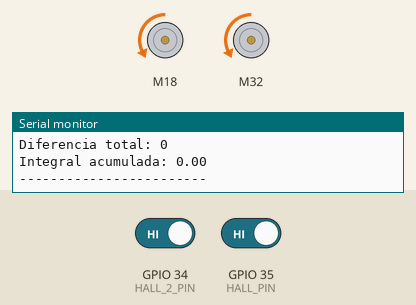
This sketch was run on a simulated ESP32. Parts: 2 × DC motor (green arrow = forward, orange = backward, longer = faster), the last lines printed to the serial monitor. Inputs (shaded band) come from the test bench; at power-on: GPIO 34 (HALL_2_PIN) HIGH, GPIO 35 (HALL_PIN) HIGH.

Above: at 1.2 s.
1.3 s: GPIO 34 (HALL_2_PIN) driven LOW
At 2.5 s:
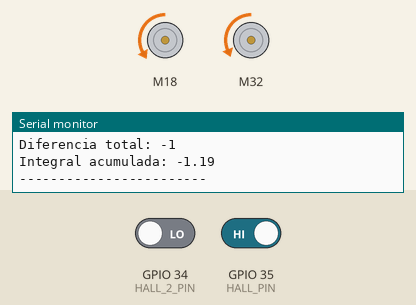
2.8 s: GPIO 35 (HALL_PIN) driven LOW
At 4.0 s:
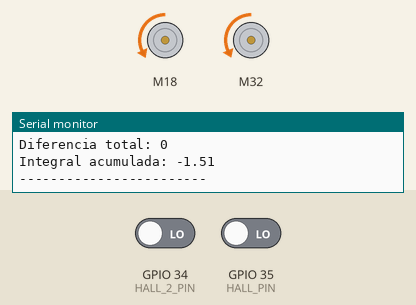
Timing chart, 0 to 5.8 s (numbered marks = the images above; inputs shaded):
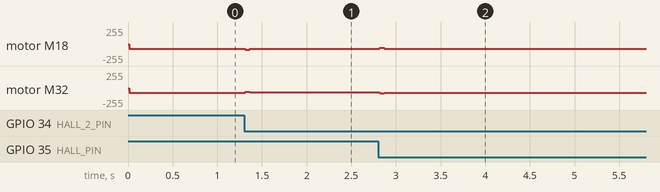

Measured:
- after the input at 1.3 s, motor M18: backward 70/255 → backward 73/255 at once; motor M32: backward 70/255 → backward 66/255 at once
- after the input at 2.8 s, motor M18: backward 73/255 → backward 70/255 at once; motor M32: backward 66/255 → backward 69/255 at once

The sketch:

ESP32_L298N_Motor_CC.ino
```cpp
// Incluir la biblioteca
#include <L298N.h>

// Definición de pines de los motores
const unsigned int IN3 = 32;
const unsigned int IN4 = 25;
const unsigned int ENB = 33;
const unsigned int ENA = 19;
const unsigned int IN1 = 18;
const unsigned int IN2 = 5;

// Definición del pin del sensor Hall 44E
const int HALL_PIN = 35;
const int HALL_2_PIN = 34;

// Instancia de imanes y vueltas
int hall_magnet_count = 0;
int hall_2_magnet_count = 0;
int hall_laps_count = 0;
int hall_2_laps_count = 0;

// Variables para el control de estabilidad
unsigned long last_correction_time = 0;
const unsigned long CORRECTION_INTERVAL = 20; // ms entre correcciones (reducido para mejor respuesta)

// Parámetros de control mejorados
const int BASE_SPEED = 70;
const int MOTOR1_OFFSET = 0;    // Ajusta este valor si motor 1 es más débil (ej: 5, 10, 15)
const int MOTOR2_OFFSET = 0;    // Ajusta este valor si motor 2 es más débil (ej: 5, 10, 15)

// Control PID simplificado
float Kp = 3.0;  // Ganancia proporcional - aumenta para corrección más agresiva
float Ki = 0.1;  // Ganancia integral - acumula error a lo largo del tiempo
float Kd = 0.5;  // Ganancia derivativa - suaviza cambios bruscos

float error_integral = 0;
float last_error = 0;

// Límites
const int MAX_SPEED_ADJUSTMENT = 20;
const int MIN_SPEED = 50;
const int MAX_SPEED = 100;

// Crear una instancia de los motores
L298N motor(ENA, IN1, IN2);
L298N motor2(ENB, IN3, IN4);

void IRAM_ATTR hallInterrupt(){
   hall_magnet_count += 1;
   if(hall_magnet_count >= 8){
      hall_laps_count += 1;
      hall_magnet_count = 0;
   }
}

void IRAM_ATTR hall2Interrupt(){
   hall_2_magnet_count += 1;
   if(hall_2_magnet_count >= 8){
      hall_2_laps_count += 1;
      hall_2_magnet_count = 0;
   }
}

void setup()
{
  Serial.begin(115200);

  pinMode(HALL_PIN, INPUT);
  pinMode(HALL_2_PIN, INPUT);

  attachInterrupt(digitalPinToInterrupt(HALL_PIN), hallInterrupt, FALLING);
  attachInterrupt(digitalPinToInterrupt(HALL_2_PIN), hall2Interrupt, FALLING);

  // Establecer velocidad inicial con offset de calibración
  motor.setSpeed(BASE_SPEED + MOTOR1_OFFSET);
  motor2.setSpeed(BASE_SPEED + MOTOR2_OFFSET);

  Serial.println("Sistema iniciado con calibración");
  Serial.print("Motor 1 offset: "); Serial.println(MOTOR1_OFFSET);
  Serial.print("Motor 2 offset: "); Serial.println(MOTOR2_OFFSET);
}

void loop()
{
  // Control de estabilidad del vehículo
  stabilizeVehiclePID();

  // Motores en movimiento
  motor.backward();
  motor2.backward();

  // Imprimir información de depuración
  printDebugInfo();

  delay(30);
}

/*
Algoritmo de estabilización con control PID
*/
void stabilizeVehiclePID() {
  unsigned long current_time = millis();

  if (current_time - last_correction_time >= CORRECTION_INTERVAL) {
    float delta_time = (current_time - last_correction_time) / 1000.0; // en segundos
    last_correction_time = current_time;

    // Calcular conteo total de imanes de cada motor
    int total_count_motor1 = hall_laps_count * 8 + hall_magnet_count;
    int total_count_motor2 = hall_2_laps_count * 8 + hall_2_magnet_count;

    // Error: diferencia entre motores (positivo si motor1 va más rápido)
    float error = total_count_motor1 - total_count_motor2;

    // Control PID
    error_integral += error * delta_time;
    // Anti-windup: limitar la integral
    error_integral = constrain(error_integral, -50, 50);

    float error_derivative = (error - last_error) / delta_time;

    // Calcular ajuste PID
    float pid_output = (Kp * error) + (Ki * error_integral) + (Kd * error_derivative);

    // Limitar ajuste
    pid_output = constrain(pid_output, -MAX_SPEED_ADJUSTMENT, MAX_SPEED_ADJUSTMENT);

    // Calcular nuevas velocidades con offset de calibración
    int speed_motor1 = BASE_SPEED + MOTOR1_OFFSET - pid_output;
    int speed_motor2 = BASE_SPEED + MOTOR2_OFFSET + pid_output;

    // Aplicar límites
    speed_motor1 = constrain(speed_motor1, MIN_SPEED, MAX_SPEED);
    speed_motor2 = constrain(speed_motor2, MIN_SPEED, MAX_SPEED);

    // Aplicar velocidades
    motor.setSpeed(speed_motor1);
    motor2.setSpeed(speed_motor2);

    // Guardar error para próxima iteración
    last_error = error;

    // Debug
    Serial.print("Error: "); Serial.print(error);
    Serial.print(" | PID: "); Serial.print(pid_output);
    Serial.print(" | M1 Speed: "); Serial.print(speed_motor1);
    Serial.print(" | M2 Speed: "); Serial.println(speed_motor2);
  }
}

/*
Imprimir información de depuración
*/
void printDebugInfo()
{
  int total_m1 = hall_laps_count * 8 + hall_magnet_count;
  int total_m2 = hall_2_laps_count * 8 + hall_2_magnet_count;

  Serial.println("=== Estado de Motores ===");
  Serial.print("Motor 1 - Total imanes: "); Serial.print(total_m1);
  Serial.print(" | Velocidad: "); Serial.println(motor.getSpeed());

  Serial.print("Motor 2 - Total imanes: "); Serial.print(total_m2);
  Serial.print(" | Velocidad: "); Serial.println(motor2.getSpeed());

  Serial.print("Diferencia total: "); Serial.println(total_m1 - total_m2);
  Serial.print("Integral acumulada: "); Serial.println(error_integral);
  Serial.println("------------------------");
}
```
